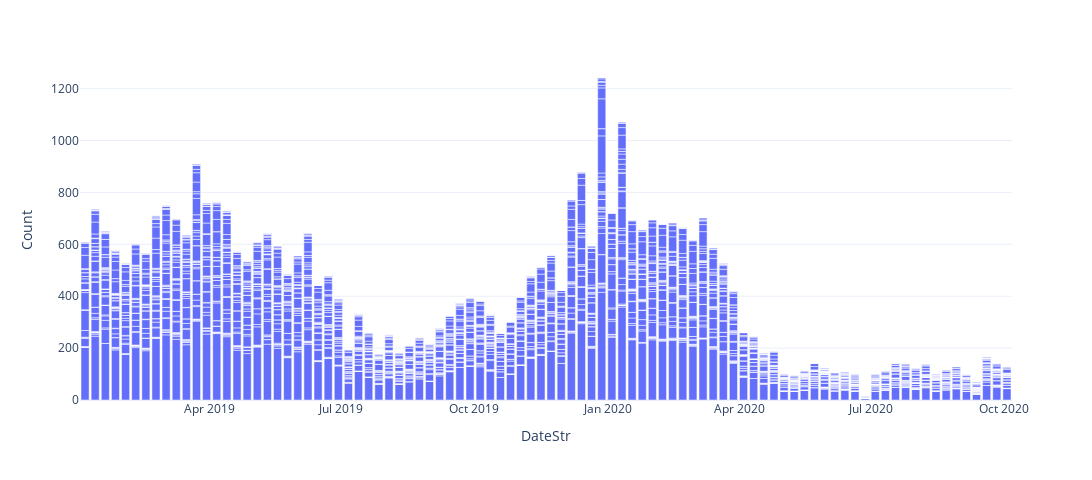

The code cell stored with this chart in its notebook:
### Code cell
px.bar(data_frame=data_2018_onwards, x=data_2018_onwards.index, y=data_2018_onwards['Count'], template='plotly_white', width=1152, height=480 )

### Figure 1 — Plotly figure (JSON) as saved in the notebook; plotly's stock layout.template omitted (floating-point values rounded to 4 significant figures; data arrays with more than 128 entries replaced by an {"elided": "..."} marker saying what was removed)
{"data": [{"alignmentgroup": "True", "hovertemplate": "DateStr=%{x}<br>Count=%{y}<extra></extra>", "legendgroup": "", "marker": {"color": "#636efa"}, "name": "", "offsetgroup": "", "orientation": "v", "showlegend": false, "textposition": "auto", "type": "bar", "x": {"elided": "5336 str values"}, "xaxis": "x", "y": {"elided": "5336 int values"}, "yaxis": "y"}], "layout": {"barmode": "relative", "height": 480, "legend": {"tracegroupgap": 0}, "margin": {"t": 60}, "width": 1152, "xaxis": {"anchor": "y", "domain": [0, 1], "title": {"text": "DateStr"}}, "yaxis": {"anchor": "x", "domain": [0, 1], "title": {"text": "Count"}}}}
